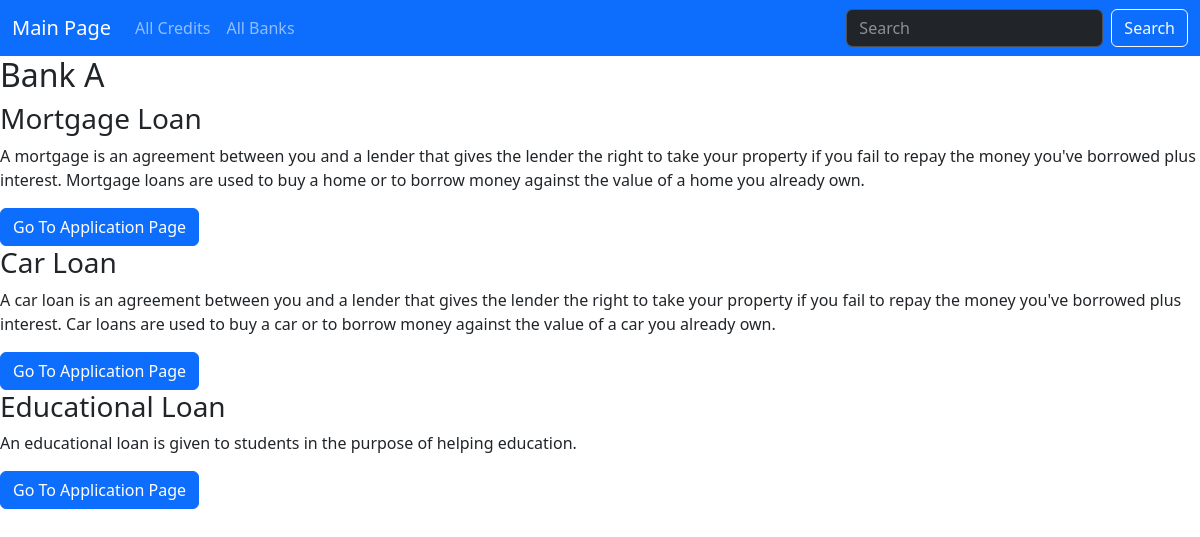
The app's page /banks/bank-a with its own data.
### credit/models.py (models this page shows, shortened)
class BankOption(models.Model):
    name = models.CharField(max_length=30)
    slug = models.SlugField(default="",null=False,db_index=True,unique=True)
    credit_types = models.ManyToManyField(Credit)

class Credit(models.Model):
    name = models.CharField(max_length=50)
    excerpt = models.CharField(max_length=150)
    content = models.TextField(validators=[MinLengthValidator(10)])
    image_name = models.CharField(max_length=30,null=True)
    slug = models.SlugField(default="",null=False,db_index=True,unique=True)
    loan_amount = models.IntegerField(default=500000,validators=[MinValueValidator(500000),MaxValueValidator(6000000)])
    interest_rate = models.DecimalField(max_digits=6,decimal_places=4)

### credit/views.py (the view)
# urls.py: path("banks/<slug:slug>",views.bank_detail,name="bank-detail-page")
def bank_detail(request,slug):
    identified_bank= get_object_or_404(BankOption,slug=slug)
    return render(request,"credit/bank-detail.html", {"bank":identified_bank,"bank_credits": identified_bank.credit_types.all()})

### credit/templates/credit/bank-detail.html (shortened to what this page needs)
{% extends "base.html" %}
{% load static %}
{% block content%}
<section id="summary">
   <h2>{{bank.name}}</h2>
   <article>
    {% for credit in bank_credits%}
        <h3>{{credit.name}}</h3>
        {{credit.content|linebreaks}}
        <a href="{% url "application-page" %}" class="btn btn-primary">Go To Application Page</a>
    {% endfor %}
   </article>
</section>
{% endblock %}

### records on screen
BankOption: name "Bank A"
Credit: name "Mortgage Loan", content "A mortgage is an agreement between you and a lender that gives the lender the right to take your property if you fail to repay the money you've borrowed plus interest. Mortgage loans are used to buy a home or to borrow money against the value of a home you already own."
Credit: name "Car Loan", content "A car loan is an agreement between you and a lender that gives the lender the right to take your property if you fail to repay the money you've borrowed plus interest. Car loans are used to buy a car or to borrow money against the value of a car you already own."
Credit: name "Educational Loan", content "An educational loan is given to students in the purpose of helping education."
